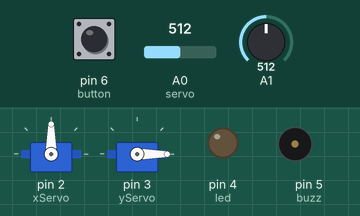
A sketch run on a simulated Arduino Uno, built with avr-gcc and run on an emulated ATmega328P. Parts: 2 × servo, output pins drawn as LEDs (lit = HIGH), buzzer (waves = sounding). The test bench sets the inputs (shaded band); at power-on: A0 (servo) = 512, A1 = 512, pin 6 (button) HIGH.

Above: at 1.2 s.
1.3 s: A0 (servo) set to 422
2.8 s: A0 (servo) set to 401
At 2.97 s:
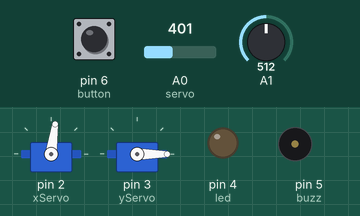
At 5.5 s:
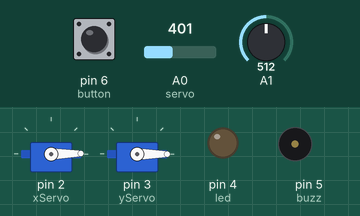
5.8 s: A1 set to 752
7.3 s: A1 set to 785
At 9.4 s:
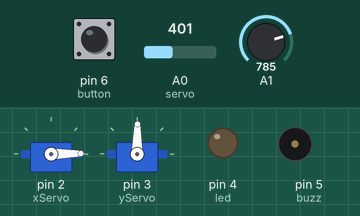
10.3 s: A0 (servo) set to 596
11.8 s: A0 (servo) set to 622
At 11.96 s:
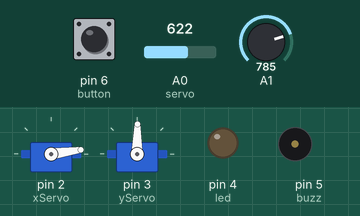
Timing chart, 0 to 15.8 s (numbered marks = the images above; inputs shaded):
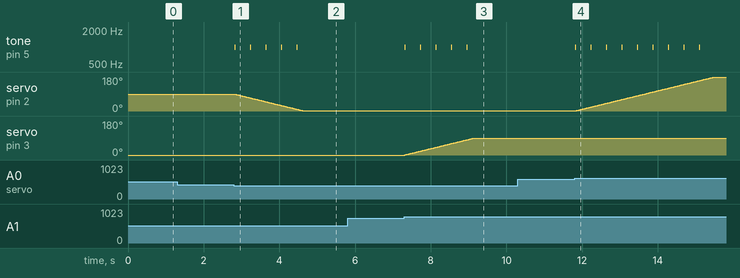

The sketch:

Crane.ino
```cpp
/*
 * Connect Wires
 * VRx to A0
 * VRy to A1
 * SW to 6
 * BUZZER to 5
 * LED to 4
 *
 * Crane Simulation
 * Move the joystick around to control the crane and click once to remember the current coordinates of the crane arm, Click again to move back to position after moving away
 * Give the program a few seconds to calibrate before running to ensure calibration finishes
*/
#include <Servo.h>
#define led 4
#define buzz 5
#define button 6

double last[] = {0,0}; // last coordinates of crane
int counter = 0,lastButtonState; //button state
double xOut = 90,yOut = 0,xInitial, yInitial; //declare x,y values to output and set initial button state for calibration
long previous = millis(), current = 0; //start timer for reference

Servo xServo;
Servo yServo;
void setup() {
  Serial.begin(9600);
  //setup pins
  pinMode(led,OUTPUT);
  pinMode(buzz,OUTPUT);
  pinMode(button,INPUT_PULLUP);
  xServo.attach(2);
  yServo.attach(3);
  xInitial = map(analogRead(A0),0,1023,0,5)-2.5; // map initial values to calibrate servo to not move while no joystick push
  yInitial = map(analogRead(A1),0,1023,0,4)-2;
  xServo.write(xOut);
  yServo.write(yOut);
}

void loop() {
  //map x,y values of joystick position
  double x = map(analogRead(A0),0,1023,0,5)-2.5 - xInitial;
  double y = map(analogRead(A1),0,1023,0,4)-2 - yInitial;

  //check if joystick is not in original position and move servo accordingly
  xOut += x;
  yOut += y;

  if(xOut > 180){xOut = 180;}
  else if(xOut < 0){xOut = 0;}

  if(yOut > 90){yOut = 90;}
  else if(yOut < 0){yOut = 0;}

  if(x != 0 && xOut < 180 && xOut > 0){
    xServo.write(xOut);
    inMotion();
  }

  if(y != 0 && yOut < 90 && yOut > 0){
    yServo.write(yOut);
    inMotion();
  }

  int newState = digitalRead(button);
  if(newState == 0 && newState != lastButtonState){ //check if button state is not equal to previous button state(determine new button press)
   if(counter % 2 == 0){ //check if the counter is even or odd
      //store values
      last[0] = xOut;
      last[1] = yOut;
    }
    else if(counter % 2 == 1){
      //move servo according to previously stored locations
      if(xOut < last[0]){for(int i = xOut; i < last[0]; i++){xServo.write(i);inMotion();}}
      else if(xOut > last[0]){for(int i = xOut; i > last[0]; i--){xServo.write(i);inMotion();}}
      if(yOut < last[1]){for(int i = yOut; i < last[1]; i++){yServo.write(i);inMotion();}}
      else if(yOut > last[1]){for(int i = yOut; i > last[1]; i--){yServo.write(i);inMotion();}}
        xOut = last[0];
        yOut = last[1];
      }
      counter++; //increment counter
    }

    digitalWrite(led,LOW);

    lastButtonState = digitalRead(button);
    delay(20);
}

//beep and led if moving
void inMotion(){
  current = millis();
  if(current - previous >= 400){
    digitalWrite(led,HIGH);
    tone(buzz,1000,200);
    previous = millis();
  }
  else
  {
    digitalWrite(led,LOW);
    noTone(buzz);
  }
}
```

Measured:
- the behaviour switches between 410 and 409 on A0 (servo) (found by bisection; images 0 and 1)
- the behaviour switches between 767 and 768 on A1 (found by bisection; images 2 and 3)
- the behaviour switches between 613 and 614 on A0 (servo) (found by bisection; images 3 and 4)
- after the input at 1.3 s, every drawn part: stays the same
- after the input at 2.8 s, tone on pin 5 (buzz): alternates 1000 Hz for 0.02 s and silent for 0.39 s, 10 changes in all, then stays silent, starting at once; servo on pin 2 (xServo): moves from 90° to 1° over 1.8 s, starting at once
- after the input at 5.8 s, every drawn part: stays the same
- after the input at 7.3 s, tone on pin 5 (buzz): alternates 1000 Hz for 0.02 s and silent for 0.39 s, 10 changes in all, then stays silent, starting at once; servo on pin 3 (yServo): moves from 0° to 89° over 1.8 s, starting at once
- after the input at 10.3 s, every drawn part: stays the same
- after the input at 11.8 s, tone on pin 5 (buzz): alternates 1000 Hz for 0.02 s and silent for 0.39 s, starting at once; servo on pin 2 (xServo): moves from 1° to 179° over 3.6 s, starting at once
